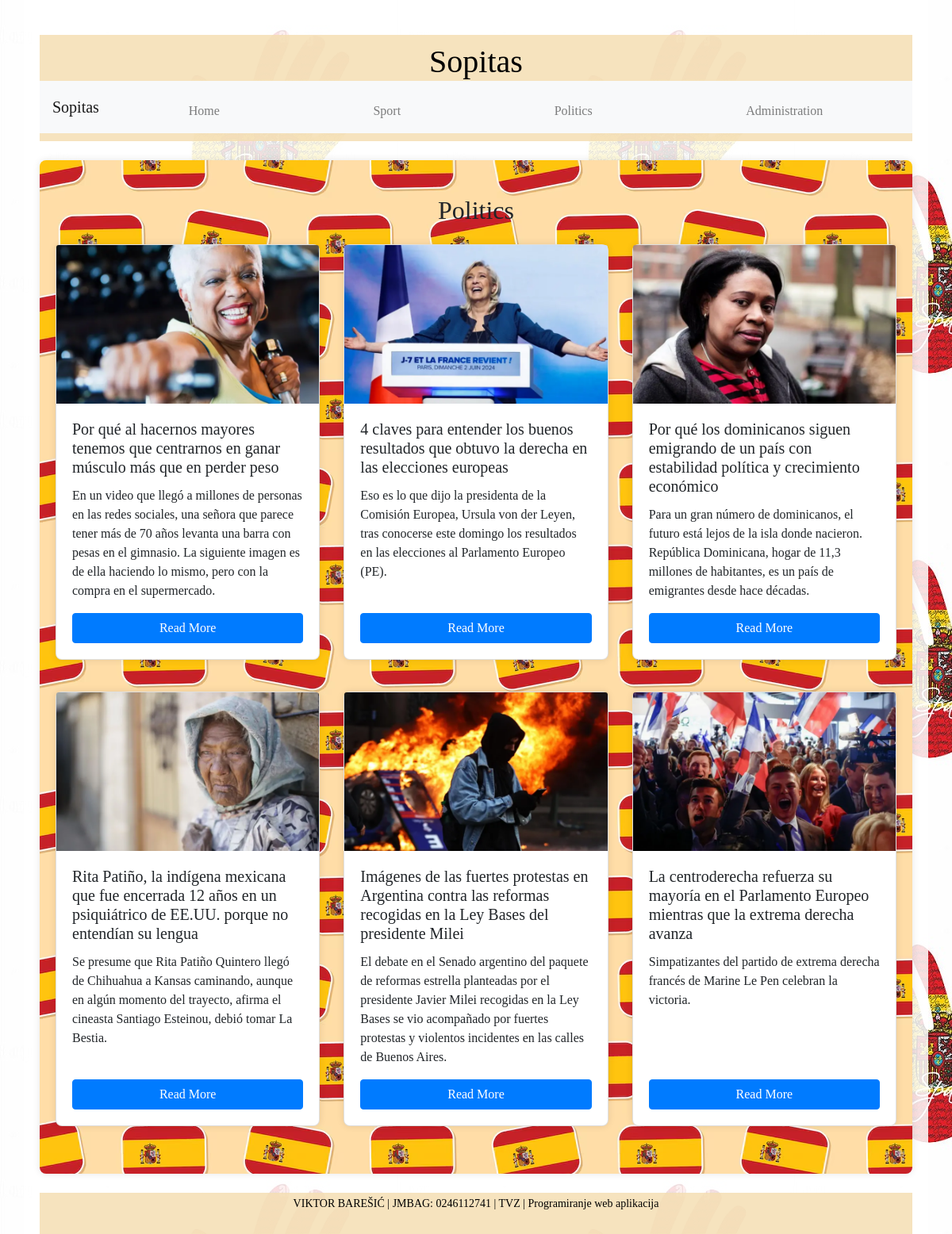
The app's page /politics.php with its own data.
### tables this page shows
CREATE TABLE `news` (
  `id` int(11) NOT NULL,
  `title` varchar(255) NOT NULL,
  `summary` varchar(255) NOT NULL,
  `image` varchar(255) NOT NULL,
  `category` varchar(50) NOT NULL,
  `content` text NOT NULL
);

### php/fetch_news.php (called while the page is built)
<?php
require 'config.php';
function fetch_news($category = null) {
    global $conn;
    $sql = "SELECT id, title, summary, image FROM news";
    if ($category) {
        $sql .= " WHERE category = ?";
    }
    $stmt = $conn->prepare($sql);
    if ($category) {
        $stmt->bind_param("s", $category);
    }
    $stmt->execute();
    $result = $stmt->get_result();
    $news = [];
    while ($row = $result->fetch_assoc()) {
        $news[] = $row;
    }
    return $news;
}
?>

### politics.php (the view, shortened to what this page needs)
<?php
require __DIR__ . '/php/fetch_news.php';
$news = fetch_news('politics');
?>
<!DOCTYPE html>
<html lang="en">
<head>
    <link rel="stylesheet" href="https://stackpath.bootstrapcdn.com/bootstrap/4.5.2/css/bootstrap.min.css">
    <link rel="stylesheet" href="css/style.css">
</head>
<body>
    <div class="container">
        <header class="my-4">
            <h1 class="text-center">Sopitas</h1>
            <nav class="navbar navbar-expand-lg navbar-light bg-light w-100">
                <a class="navbar-brand" href="index.php">Sopitas</a>
                <div class="collapse navbar-collapse" id="navbarNav">
                    <ul class="navbar-nav">
                        <li class="nav-item"><a class="nav-link" href="index.php">Home</a></li>
                        <li class="nav-item"><a class="nav-link" href="sport.php">Sport</a></li>
                        <li class="nav-item"><a class="nav-link" href="politics.php">Politics</a></li>
                        <?php if (isset($_SESSION['username'])): ?>
                            <?php if ($_SESSION['role'] === 'admin'): ?>
                                <li class="nav-item"><a class="nav-link" href="enter_news.php">Enter News</a></li>
                            <?php endif; ?>
                            <li class="nav-item"><a class="nav-link" href="logout.php">Logout</a></li>
                        <?php else: ?>
                            <li class="nav-item"><a class="nav-link" href="administration.php?action=login">Administration</a></li>
                        <?php endif; ?>
                    </ul>
                </div>
            </nav>
        </header>
        <main>
            <h2 class="my-4 text-center">Politics</h2>
            <?php for ($i = 0; $i < count($news); $i += 3): ?>
                <div class="card-box row">
                    <?php for ($j = $i; $j < $i + 3 && $j < count($news); $j++): ?>
                        <div class="col-md-4 mb-4 d-flex align-items-stretch">
                            <div class="card">
                                <img src="images/<?php echo htmlspecialchars($news[$j]['image']); ?>" alt="<?php echo htmlspecialchars($news[$j]['title']); ?>" class="card-img-top">
                                <div class="card-body d-flex flex-column">
                                    <h5 class="card-title"><?php echo htmlspecialchars($news[$j]['title']); ?></h5>
                                    <p class="card-text"><?php echo htmlspecialchars($news[$j]['summary']); ?></p>
                                    <a href="article.php?id=<?php echo htmlspecialchars($news[$j]['id']); ?>" class="btn btn-primary mt-auto">Read More</a>
                                </div>
                            </div>
                        </div>
                    <?php endfor; ?>
                </div>
            <?php endfor; ?>
        </main>
        <footer class="text-center mt-4">
            <p>VIKTOR BAREŠIĆ | JMBAG: 0246112741 | TVZ | Programiranje web aplikacija</p>
        </footer>
    </div>
</body>
</html>

### css/style.css (style rules this page uses)
* { margin: 0; padding: 0; box-sizing: border-box; font-family: "Georgia", serif; }
html, body { height: 100%; }
body { background: url('../images/Pattern1.png') repeat; display: flex; justify-content: center; }
header { position: relative; background-color: rgba(245, 222, 179, 0.85); color: black; padding: 10px 0; text-align: center; width: 100%; }
header h1 { margin: 0; color: black; }
nav ul { list-style-type: none; padding: 0; margin: 10px 0; display: flex; justify-content: center; }
nav ul li { margin: 0 10px; }
nav ul li a { color: #fff; text-decoration: none; padding: 10px 15px; display: block; }
.container { background-color: rgba(255, 255, 255, 0.85); flex: 1; display: flex; flex-direction: column; padding: 20px; box-sizing: border-box; }
main { flex: 1; padding: 20px; background: url('../images/Patterns.png') repeat; background-color: rgba(255, 255, 255, 0.85); box-shadow: 0 0 10px rgba(0, 0, 0, 0.1); border-radius: 8px; }
footer { background-color: rgba(245, 222, 179, 0.85); color: black; text-align: center; padding: 3px 0 12px; margin-top: auto; width: 100%; font-size: 14px; }
.card { background-color: #fff; box-shadow: 0 0 10px rgba(0, 0, 0, 0.1); border-radius: 8px; }

### politics.php (style rules this page uses)
.card-img-top { height: 200px; object-fit: cover; }
.card-body { display: flex; flex-direction: column; }
.card-title { flex: 0 1 auto; }
.card-text { flex: 1 1 auto; }
.btn-primary { margin-top: auto; }
.card-box { display: flex; flex-wrap: wrap; margin-bottom: 1rem; }
.navbar-nav { flex: 1; display: flex; justify-content: space-around; }

### records on screen
news: image (picture), title "Por qué al hacernos mayores tenemos que centrarnos en ganar músculo más que en perder peso", summary "En un video que llegó a millones de personas en las redes sociales, una señora que parece tener más de 70 años levanta una barra con pesas en el gimnasio. La siguiente imagen es de ella haciendo lo mismo, pero con la compra en el supermercado."
news: image (picture), title "4 claves para entender los buenos resultados que obtuvo la derecha en las elecciones europeas", summary "Eso es lo que dijo la presidenta de la Comisión Europea, Ursula von der Leyen, tras conocerse este domingo los resultados en las elecciones al Parlamento Europeo (PE)."
news: image (picture), title "Por qué los dominicanos siguen emigrando de un país con estabilidad política y crecimiento económico", summary "Para un gran número de dominicanos, el futuro está lejos de la isla donde nacieron. República Dominicana, hogar de 11,3 millones de habitantes, es un país de emigrantes desde hace décadas."
news: image (picture), title "Rita Patiño, la indígena mexicana que fue encerrada 12 años en un psiquiátrico de EE.UU. porque no entendían su lengua", summary "Se presume que Rita Patiño Quintero llegó de Chihuahua a Kansas caminando, aunque en algún momento del trayecto, afirma el cineasta Santiago Esteinou, debió tomar La Bestia."
news: image (picture), title "Imágenes de las fuertes protestas en Argentina contra las reformas recogidas en la Ley Bases del presidente Milei", summary "El debate en el Senado argentino del paquete de reformas estrella planteadas por el presidente Javier Milei recogidas en la Ley Bases se vio acompañado por fuertes protestas y violentos incidentes en las calles de Buenos Aires."
news: image (picture), title "La centroderecha refuerza su mayoría en el Parlamento Europeo mientras que la extrema derecha avanza", summary "Simpatizantes del partido de extrema derecha francés de Marine Le Pen celebran la victoria."
